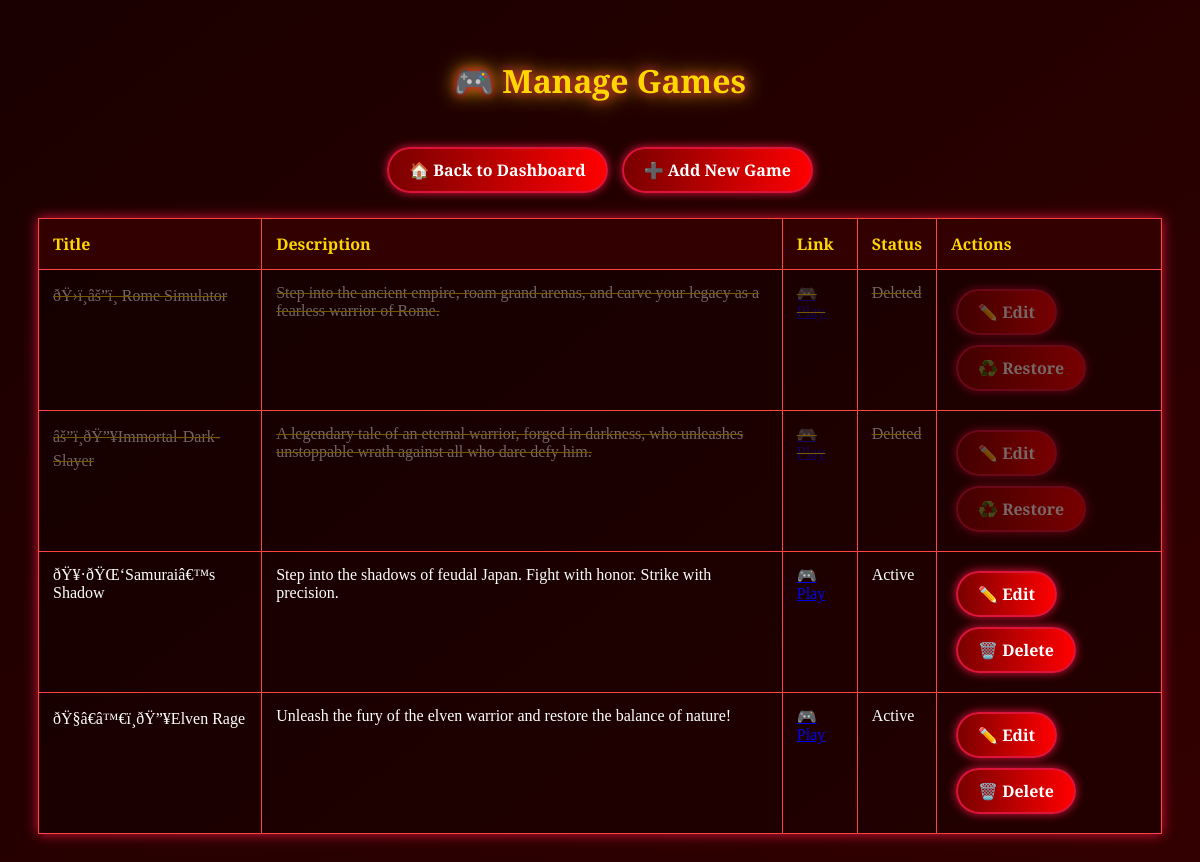
Screenshot of /manage_games.php (signed in) with the database file from the repository.
### tables this page shows
CREATE TABLE `games` (
  `id` int(11) NOT NULL,
  `title` varchar(100) NOT NULL,
  `description` text NOT NULL,
  `iframe_url` varchar(255) NOT NULL,
  `deleted` tinyint(1) DEFAULT 0,
  `created_at` timestamp NOT NULL DEFAULT current_timestamp()
);

### manage_games.php (the view, shortened to what this page needs)
<?php
include('db.php');
$sql = "SELECT * FROM games ORDER BY created_at DESC";
$result = $conn->query($sql);
?>
<!DOCTYPE html>
<html lang="en">
<head>
</head>
<body>
<h1>🎮 Manage Games</h1>
<div style="text-align: center; margin-bottom: 20px;">
  <a href="dashboard.php" class="magic-btn">🏠 Back to Dashboard</a>
  <a href="add_game.php" class="magic-btn">➕ Add New Game</a>
</div>
<table>
  <tr>
    <th>Title</th>
    <th>Description</th>
    <th>Link</th>
    <th>Status</th>
    <th>Actions</th>
  </tr>
  <?php while ($row = $result->fetch_assoc()): ?>
    <tr class="<?= $row['deleted'] ? 'deleted-row' : '' ?>">
      <td data-label="Title"><?= htmlspecialchars($row['title']) ?></td>
<td data-label="Description"><?= htmlspecialchars($row['description']) ?></td>
<td data-label="Link"><a href="<?= htmlspecialchars($row['iframe_url']) ?>" target="_blank">🎮 Play</a></td>
<td data-label="Status"><?= $row['deleted'] ? 'Deleted' : 'Active' ?></td>
<td data-label="Actions">
        <a href="edit_game.php?id=<?= $row['id'] ?>" class="magic-btn">✏️ Edit</a>
        <?php if (!$row['deleted']): ?>
          <a href="delete_game.php?id=<?= $row['id'] ?>" class="magic-btn" onclick="return confirm('Delete this game?')">🗑️ Delete</a>
        <?php else: ?>
          <a href="restore_game.php?id=<?= $row['id'] ?>" class="magic-btn">♻️ Restore</a>
        <?php endif; ?>
      </td>
    </tr>
  <?php endwhile; ?>
</table>
</body>
</html>

### manage_games.php (style rules this page uses)
body { background: linear-gradient(to bottom right, #1a0000, #330000); font-family: 'Cinzel', serif; color: #ffd700; padding: 30px; }
h1 { text-align: center; text-shadow: 0 0 10px crimson, 0 0 20px gold; margin-bottom: 40px; }
table { width: 100%; border-collapse: collapse; background: rgba(0,0,0,0.3); box-shadow: 0 0 12px crimson; margin-bottom: 40px; }
th, td { padding: 14px; border: 1px solid #ff4444; color: white; text-align: left; vertical-align: top; }
th { background-color: #330000; color: gold; }
.magic-btn { background: linear-gradient(to right, #7a0000, #ff0000); color: white; font-weight: bold; padding: 10px 20px; margin: 5px; border-radius: 30px; border: 2px solid crimson; text-decoration: none; box-shadow: 0 0 10px crimson; transition: all 0.3s ease; display: inline-block; }
.deleted-row { opacity: 0.4; text-decoration: line-through; pointer-events: none; }
.deleted-row td:last-child { pointer-events: auto; text-decoration: none; }

### rows the page displays
games: title "ðŸ›ï¸âš”ï¸ Rome Simulator", description "Step into the ancient empire, roam grand arenas, and carve your legacy as a fearless warrior of Rome.", deleted "Deleted"
games: title "âš”ï¸ðŸ”¥Immortal-Dark-Slayer", description "A legendary tale of an eternal warrior, forged in darkness, who unleashes unstoppable wrath against all who dare defy him.", deleted "Deleted"
games: title "ðŸ¥·ðŸŒ‘Samuraiâ€™s Shadow", description "Step into the shadows of feudal Japan. Fight with honor. Strike with precision.", deleted "Active"
games: title "ðŸ§â€â™€ï¸ðŸ”¥Elven Rage", description "Unleash the fury of the elven warrior and restore the balance of nature!", deleted "Active"
